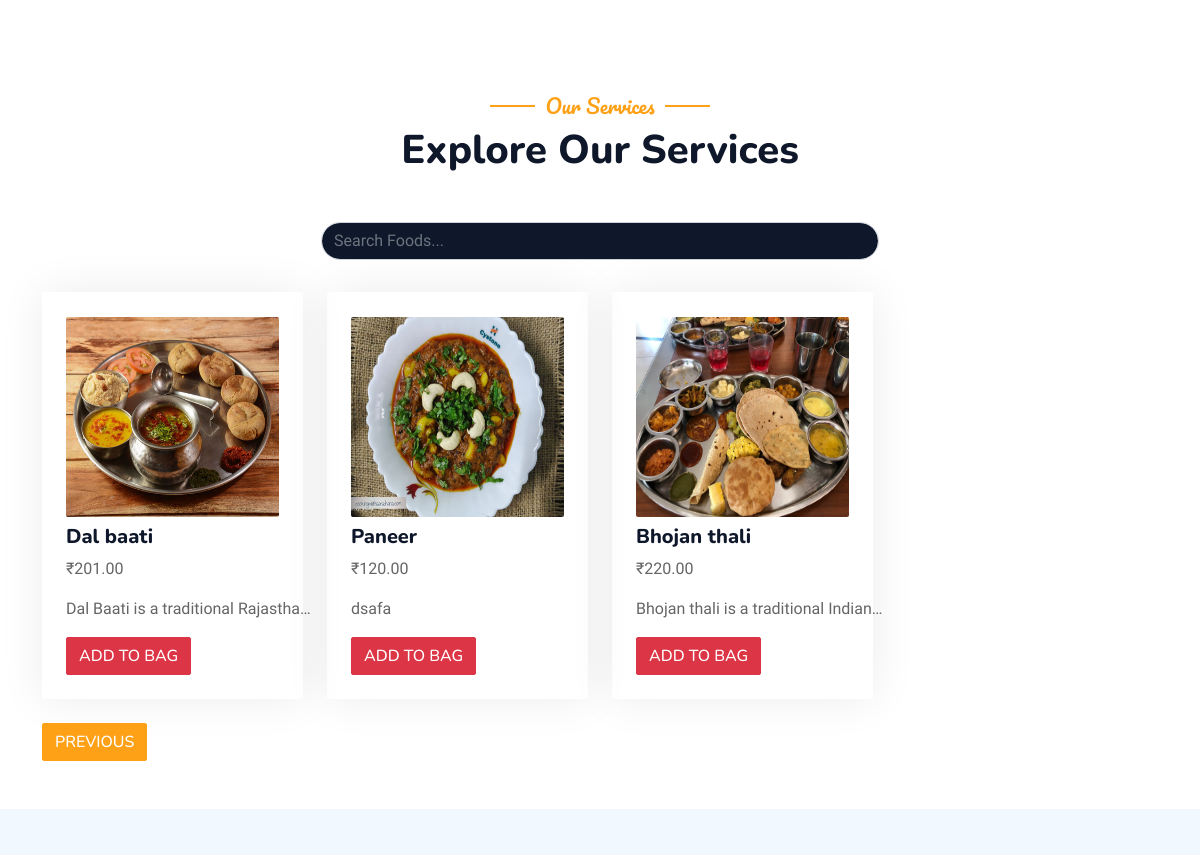
Page /?page=2 (middle part) on the earlier database version.
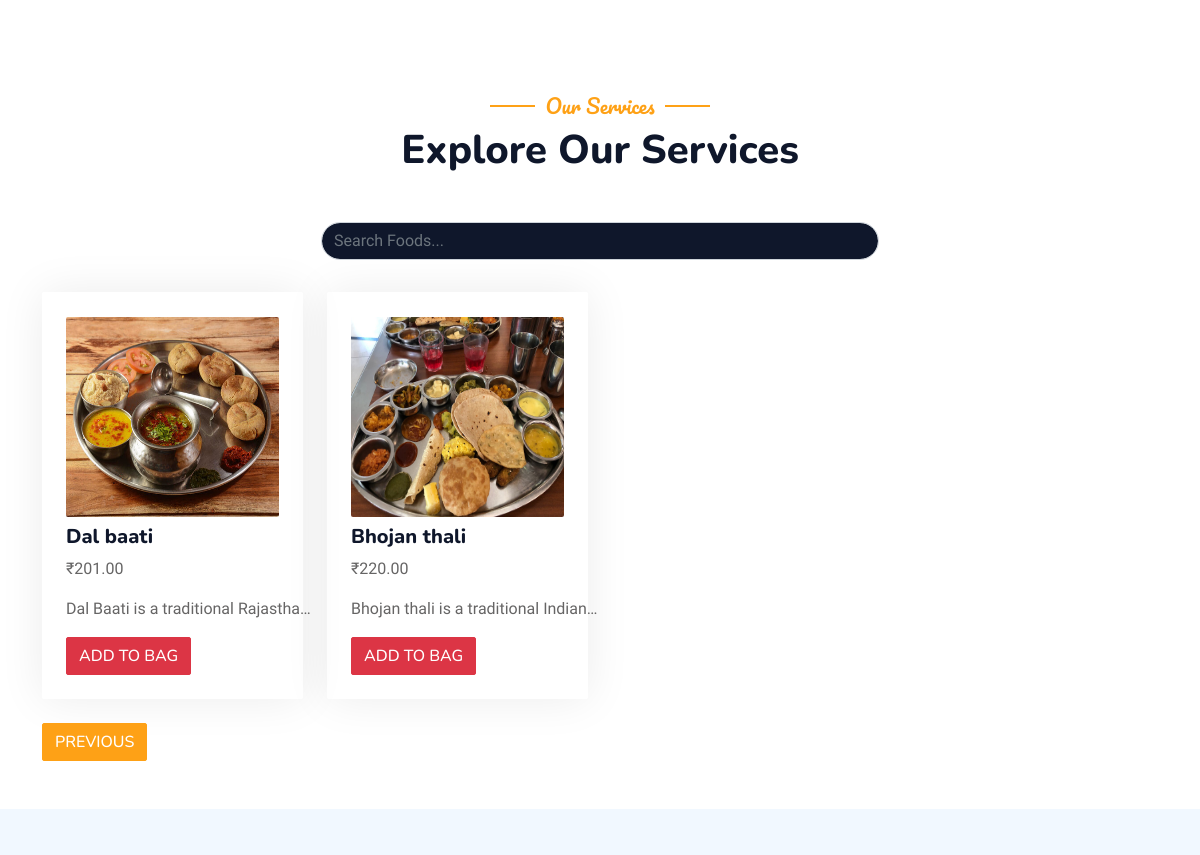
Same page on the later database version.
### menu/models.py (models this page shows, shortened)
class Menu(models.Model):
    restaurant = models.ForeignKey(Restaurant, on_delete=models.CASCADE)  # ForeignKey to Restaurant
    name = models.CharField(max_length=255)
    description = models.TextField()
    type = models.CharField(max_length=255)
    price = models.DecimalField(max_digits=10, decimal_places=2)
    available = models.BooleanField(blank=True, default=True)
    img1 = models.ImageField(upload_to='menu_images/', null=True, blank=True)

### user/views.py (the view)
# urls.py: 2. Add a URL to urlpatterns:  path('', views.home, name='home')
def home(request):
    if request.method == 'GET':
        food_name = request.GET.get('search-food')
        if food_name:
            food = Menu.objects.filter(name__icontains=food_name)
        else:
            food = Menu.objects.all()
    p = Paginator(food, 8)
    page_number = request.GET.get('page')
    try:
        page_obj = p.get_page(page_number)
    except PageNotAnInteger:
        page_obj = p.page(1)
    except EmptyPage:
        page_obj = p.page(p.num_pages)
    context = {
        'page_obj': page_obj
    }
    return render(request, 'home.html', context)

### templates/home.html (shortened to what this page needs)
{% extends 'base.html' %}
{% block content %}
{% load static %}
<div class="container-xxl bg-white p-0">
    <div class="container-xxl py-5" id="food">
        <div class="container">
            <div class="text-center wow fadeInUp" data-wow-delay="0.1s">
                <h5 class="section-title ff-secondary text-center text-primary fw-normal">Our Services</h5>
                <h1 class="mb-5">Explore Our Services</h1>
                <form method="get">
                    <div class="custom-search-bar">
                        <input class="form-control rounded-pill bg-dark text-white" type="text" name="search-food" placeholder="Search Foods...">
                    </div>
                </form>
            </div>
            <div class="row g-4 mt-2">
                {% for menu in page_obj.object_list %}
                    <div class="col-lg-3 col-sm-6 wow fadeInUp" data-wow-delay="0.1s">
                        <div class="service-item rounded pt-3">
                            <div class="p-4">
                                <img class="img-fluid rounded w-100 wow zoomIn" data-wow-delay="0.3s" src="{{menu.img1.url}}" style="height: 200px; margin-top: -15px;">
                                <h5 class="mt-2">{{menu.name}}</h5>
                                <p>₹{{menu.price}}</p>
                                <p class="text" style="display: block; width: 250px; overflow: hidden; white-space: nowrap; text-overflow: ellipsis;">{{menu.description}}</p>
                                <a href="/bag/add-to-bag/{{menu.id}}" class="btn btn-danger">Add to bag</a>
                            </div>
                        </div>
                    </div>
                {% endfor %}
            </div>
            <div class="pagination mt-4">
                {% if page_obj.has_previous %}
                    <a href="?page={{page_obj.previous_page_number}}" class="btn btn-primary">Previous</a>
                {% endif %}
            </div>
        </div>
    </div>
</div>
{% endblock content %}

Differences in the rows shown:
removed Menu: img1 (picture), name "Paneer", price "120.00", description "dsafa"
